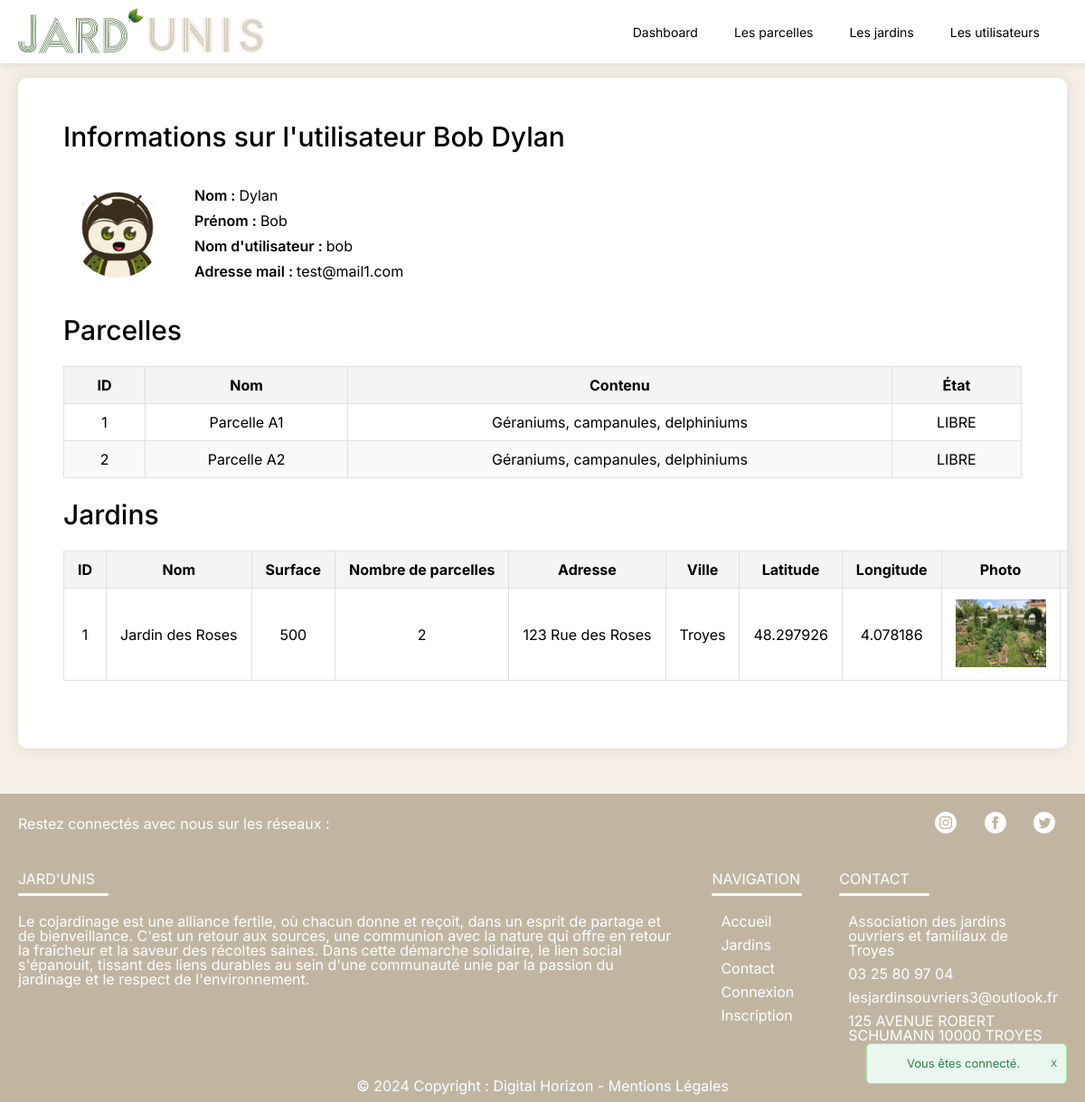
/admin/users/compte.php?users=1 (signed in), run on the app's committed database.
### tables this page shows
CREATE TABLE `users` (
  `user_id` int(11) NOT NULL,
  `user_nom` varchar(50) NOT NULL,
  `user_prnm` varchar(50) NOT NULL,
  `user_login` varchar(50) NOT NULL,
  `user_pass` varchar(255) NOT NULL,
  `user_email` varchar(100) NOT NULL,
  `user_photo` varchar(100) NOT NULL DEFAULT 'default_user.webp'
);

CREATE TABLE `parcelles` (
  `parcelle_id` int(11) NOT NULL,
  `parcelle_nom` varchar(100) NOT NULL,
  `parcelle_content` varchar(50) NOT NULL,
  `parcelle_etat` varchar(10) NOT NULL,
  `parcelle_reservation` int(11) DEFAULT NULL,
  `_jardin_id` int(11) NOT NULL,
  `_user_id` int(255) NOT NULL
);

CREATE TABLE `jardins` (
  `jardin_id` int(11) NOT NULL,
  `jardin_nom` varchar(50) NOT NULL,
  `jardin_desc` varchar(1000) NOT NULL,
  `jardin_surface` int(11) NOT NULL,
  `jardin_nbParcelles` int(11) NOT NULL,
  `jardin_adr` varchar(100) NOT NULL,
  `jardin_ville` varchar(50) NOT NULL,
  `jardin_coordLat` varchar(10) NOT NULL,
  `jardin_coordLong` varchar(10) NOT NULL,
  `jardin_photo` varchar(50) NOT NULL DEFAULT 'default_jardins.png',
  `jardin_maps` varchar(100) NOT NULL,
  `jardin_infoTerre` varchar(100) NOT NULL,
  `_user_id` int(11) NOT NULL
);

### admin/users/compte.php (the view, shortened to what this page needs)
<?php
require '../../model/connectBD.php';
require '../../composants/head.php';
require '../../composants/headerAdmin.php';
$user_id = $_GET['users'];
$query = "SELECT * FROM users WHERE user_id = :user_id";
$req = $bd->prepare($query);
$req->execute(['user_id' => $user_id]);
$user = $req->fetch();
?>
<h1>Profil de <?php echo htmlspecialchars($user['user_nom'] . ' ' . $user['user_prnm']); ?></h1>
<div class="profile-container">
<div class="profile-admin-section">
<h2 class="section-title">Informations sur l'utilisateur <?= $user['user_prnm'] . ' ' . $user['user_nom'] ?></h2>
<div class="profile-info">
    <?php
    $query = "SELECT user_photo FROM users WHERE user_id = '" . $user_id . "'";
    $req = $bd->query($query);
    $photo = $req->fetch()['user_photo'];
    echo '<img class="profile-photo" src="/src/assets/uploads/' . htmlspecialchars($photo) . '" alt="Photo de profil">';
    ?>
    <div class="profile-text">
        <p class="profile-name"><span>Nom : </span><?php echo htmlspecialchars($user['user_nom']); ?></p>
        <p class="profile-name"><span>Prénom : </span><?php echo htmlspecialchars($user['user_prnm']); ?></p>
        <p class="profile-login"><span>Nom d'utilisateur : </span><?php echo htmlspecialchars($user['user_login']); ?></p>
        <p class="profile-mail"><span>Adresse mail : </span><?php echo htmlspecialchars($user['user_email']); ?></p>
    </div>
</div>
    <h2>Parcelles</h2>
    <div class="profile-sections">
        <table class="profile-table">
            <tr>
                <th>ID</th>
                <th>Nom</th>
                <th>Contenu</th>
                <th>État</th>
            </tr>
            <?php
            $query = "SELECT * FROM parcelles WHERE _user_id = :user_id";
            $req = $bd->prepare($query);
            $req->execute(['user_id' => $user_id]);
            $parcelles = $req->fetchAll(PDO::FETCH_ASSOC);
            if (empty($parcelles)) {
                echo '<tr><td colspan="5">Vous n\'avez aucune parcelle.</td></tr>';
            } else {
                foreach ($parcelles as $parcelle) {
                    echo '<tr>';
                    echo '<td>' . htmlspecialchars($parcelle['parcelle_id']) . '</td>';
                    echo '<td>' . htmlspecialchars($parcelle['parcelle_nom']) . '</td>';
                    echo '<td>' . htmlspecialchars($parcelle['parcelle_content']) . '</td>';
                    echo '<td>' . htmlspecialchars($parcelle['parcelle_etat']) . '</td>';
                    echo '</tr>';
                }
            }
            ?>
        </table>
    </div>
    <h2>Jardins</h2>
    <div class="profile-sections">
        <table class="profile-table">
            <tr>
                <th>ID</th>
                <th>Nom</th>
                <th>Surface</th>
                <th>Nombre de parcelles</th>
                <th>Adresse</th>
                <th>Ville</th>
                <th>Latitude</th>
                <th>Longitude</th>
                <th>Photo</th>
                <th>Maps</th>
            </tr>
            <?php
            $query = "SELECT * FROM jardins WHERE _user_id = :user_id";
            $req = $bd->prepare($query);
            $req->execute(['user_id' => $user_id]);
            $jardins = $req->fetchAll(PDO::FETCH_ASSOC);
            if (empty($jardins)) {
                echo '<tr><td colspan="11">Vous n\'avez aucun jardin.</td></tr>';
            } else {
                foreach ($jardins as $jardin) {
                    echo '<tr>';
                    echo '<td>' . htmlspecialchars($jardin['jardin_id']) . '</td>';
                    echo '<td>' . htmlspecialchars($jardin['jardin_nom']) . '</td>';
                    echo '<td>' . htmlspecialchars($jardin['jardin_surface']) . '</td>';
                    echo '<td>' . htmlspecialchars($jardin['jardin_nbParcelles']) . '</td>';
                    echo '<td>' . htmlspecialchars($jardin['jardin_adr']) . '</td>';
                    echo '<td>' . htmlspecialchars($jardin['jardin_ville']) . '</td>';
                    echo '<td>' . htmlspecialchars($jardin['jardin_coordLat']) . '</td>';
                    echo '<td>' . htmlspecialchars($jardin['jardin_coordLong']) . '</td>';
                    echo '<td><img src="/src/assets/uploads/' . htmlspecialchars($jardin['jardin_photo']) . '" alt="Photo de jardin" style="width:100px;"></td>';
                    echo '<td>' . htmlspecialchars($jardin['jardin_maps']) . '</td>';
                    echo '</tr>';
                }
            }
            ?>
        </table>
    </div>
    </div>
</div>
<?php
require('../../composants/footer.php');
?>

### src/assets/css/style.css (style rules this page uses)
html, body, div, span, applet, object, iframe, h1, h2, h3, h4, h5, h6, p, blockquote, pre, a, abbr, acronym, address, big, cite, code, del, dfn, em, img, ins, kbd, q, s, samp, small, strike, strong, sub, sup, tt, var, b, u, i, center, dl, dt, dd, ol, ul, li, fieldset, form, label, legend, table, caption, tbody, tfoot, thead, tr, th, td, article, aside, canvas, details, embed, figure, figcaption, footer, header, hgroup, menu, nav, output, ruby, section, summary, time, mark, audio, video { margin: 0; padding: 0; border: 0; font-size: 100%; font: inherit; vertical-align: baseline; }
body { line-height: 1; }
table { border-collapse: collapse; border-spacing: 0; }
body { font-family: "Inter", sans-serif; background-color: #f5efe6; }
h1 { text-align: center; font-size: 36px; color: #5E7B51; margin-bottom: 50px; }
h2 { font-size: 30px; font-weight: 500; }
html, body { height: 100%; margin: 0; }
.profile-admin-section { padding: 50px; overflow-y: scroll; }
.profile-container { display: flex; margin: 50px 20px; background-color: #fff; box-shadow: 0 0 15px rgba(0, 0, 0, 0.1); border-radius: 10px; overflow: hidden; }
.profile-info { display: flex; margin: 30px 0; align-items: center; }
.profile-text { margin-left: 25px; }
.profile-text p { margin: 12px 0; }
.profile-text p span { font-weight: 600; }
.profile-table { width: 100%; border-collapse: collapse; margin: 25px 0; }
.profile-table th, .profile-table td { border: 1px solid #e0e0e0; padding: 10px; text-align: center; }
.profile-table th { background-color: #f9f9f9; font-weight: 600; }
.profile-table { width: 100%; border-collapse: collapse; margin: 25px 0; font-size: 16px; }
.profile-table th, .profile-table td { border: 1px solid #e0e0e0; padding: 12px 15px; text-align: center; max-width: 100%; white-space: nowrap; }
.profile-table th { background-color: #f4f4f4; font-weight: bold; }
.profile-table tbody tr:nth-child(odd) { background-color: #f9f9f9; }
.profile-table td { vertical-align: middle; }
.jardin-photo, .profile-photo { width: 100px; height: 100px; border-radius: 50%; object-fit: cover; margin: 0 10px; }
.profile-photo { width: 100px; height: auto; border-radius: 50%; }
table th, table td { border: solid black 1px; }

### data on the page
users: user_prnm "Bob", user_nom "Dylan", user_photo (placeholder picture), user_login "bob", user_email "test@mail1.com"
parcelles: parcelle_id "1", parcelle_nom "Parcelle A1", parcelle_content "Géraniums, campanules, delphiniums", parcelle_etat "LIBRE"
parcelles: parcelle_id "2", parcelle_nom "Parcelle A2", parcelle_content "Géraniums, campanules, delphiniums", parcelle_etat "LIBRE"
jardins: jardin_id "1", jardin_nom "Jardin des Roses", jardin_surface "500", jardin_nbParcelles "2", jardin_adr "123 Rue des Roses", jardin_ville "Troyes", jardin_coordLat "48.297926", jardin_coordLong "4.078186", jardin_photo (picture)

### other printed values
$_SESSION['alert_message'] "Vous êtes connecté."
